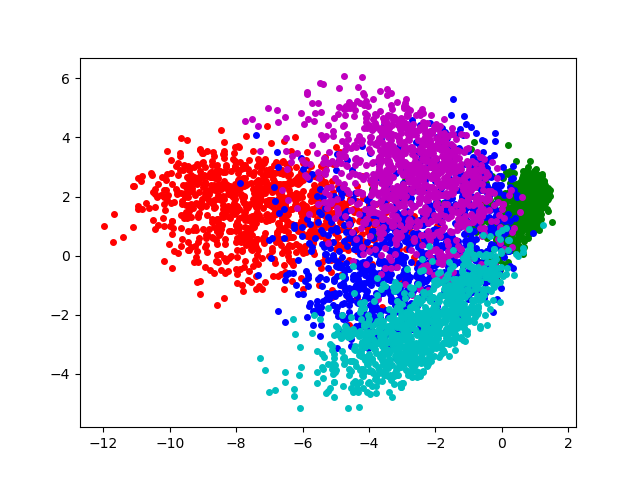

This chart was generated by the following Python code:
import numpy as np
import matplotlib.pyplot as plt
import os


def loadData(filepath):
    if os.path.exists('mnist_X.npy'):
        data = np.load('mnist_X.npy')
    else:
        data = np.loadtxt(filepath, delimiter=',')
        np.save('mnist_X', data)
    # print(data.shape)
    return data


def loadLabel(filepath):
    if os.path.exists('mnist_lable.npy'):
        data = np.load('mnist_lable.npy')
    else:
        data = np.loadtxt(filepath)
        np.save('mnist_label', data)
    # print(data.shape)
    return data


class pca:
    def __init__(self, k):
        self.k = k

    def mean(self, data):
        return np.mean(data, axis=1)

    def scatter_matrix(self, data):
        """ S = sum((Xk-m)@(Xk-m)^T) / n, where k=1,...,n """
        return np.cov(data, bias=True)

    def find_k_largest_eigenvalues(self, cov):
        k = self.k
        eigen_value, eigen_vector = np.linalg.eig(cov)
        sorting_index = np.argsort(-eigen_value)
        eigen_value = eigen_value[sorting_index]
        eigen_vector = eigen_vector.T[sorting_index]
        return eigen_value[0:k], (eigen_vector[0:k])

    def transform(self, W, data):
        return W @ data

    def pca_main(self, data):
        ### mean ###
        mean = self.mean(data)  # (784,)
        print(mean.shape)
        ### S(covariance) ###
        S = self.scatter_matrix(data)  #(784, 784)
        print(S.shape)
        ### eigenvector & eigenvalue -> principle components ###
        eigen_value, eigen_vector = self.find_k_largest_eigenvalues(S)
        print('eigen_value:')
        print(eigen_value)
        print('eigen_vector:')
        print(eigen_vector.shape)
        ### Now W is eigen_vector (2, 784) ###
        transformed_data = self.transform(eigen_vector, data)
        # np.savetxt('transformed.txt', np.imag(transformed_data))
        print(np.real(transformed_data))
        return np.real(transformed_data)


class Visualization:
    def __init__(self):
        pass

    def plot(self, data, label):
        n = int(label.shape[0])
        color_list = ['k', 'r', 'g', 'b', 'm', 'c', 'y']
        marker_color = []
        for i in range(n):
            marker_color.append(color_list[int(label[i])])
        x1_axis = data[0]
        x2_axis = data[1]
        for i in range(n):
            plt.scatter(x1_axis[i], x2_axis[i], s=16, c=marker_color[i])
        plt.show()


if __name__ == "__main__":
    k = 2
    data_point = loadData('mnist_X.csv')  # (5000 * 784)

    pca_model = pca(k)
    transformed_data = pca_model.pca_main(data_point.T)
    print(transformed_data.shape)

    label = loadLabel('mnist_label.csv')  # (5000,)
    graph = Visualization()
    graph.plot(transformed_data, label)
